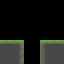

Rendered tile map (Tiled .tmx) drawn with the repository's tilesets; below, a short description and the full map source, tile grids included:
An orthogonal 8x8 tile map with 8x8 px tiles, 2 tile layers (foreground, flagmap), 2 tilesets.

<map version="1.0" orientation="orthogonal" renderorder="right-down" width="8" height="8" tilewidth="8" tileheight="8" nextobjectid="1">
 <tileset firstgid="1" name="ztiles-foreground" tilewidth="8" tileheight="8" tilecount="512" columns="16">
  <image source="ztiles-foreground.png" trans="ff00ff" width="128" height="128" />
 </tileset>
 <tileset firstgid="513" name="tiled-collission" tilewidth="8" tileheight="8" tilecount="64" columns="16">
  <image source="../../../tools/assetmanager/tiled-collission.png" trans="ff00ff" width="128" height="32" />
 </tileset>
 <layer name="foreground" width="8" height="8">
  <data encoding="csv">
0,0,0,0,0,0,0,0,
0,0,0,0,0,0,0,0,
0,0,0,0,0,0,0,0,
0,0,0,0,0,0,0,0,
0,0,0,0,0,0,0,0,
1,2,4,0,0,5,1,2,
17,17,19,0,0,21,17,17,
17,17,19,0,0,21,17,17
</data>
 </layer>
 <layer name="flagmap" width="8" height="8">
  <data encoding="csv">
0,0,0,0,0,0,0,0,
0,0,0,0,0,0,0,0,
0,0,0,0,0,0,0,0,
0,0,0,0,0,0,0,0,
0,0,0,0,0,0,0,0,
513,513,513,0,0,513,513,513,
513,513,513,0,0,513,513,513,
513,513,513,0,0,513,513,513
</data>
 </layer>
</map>
